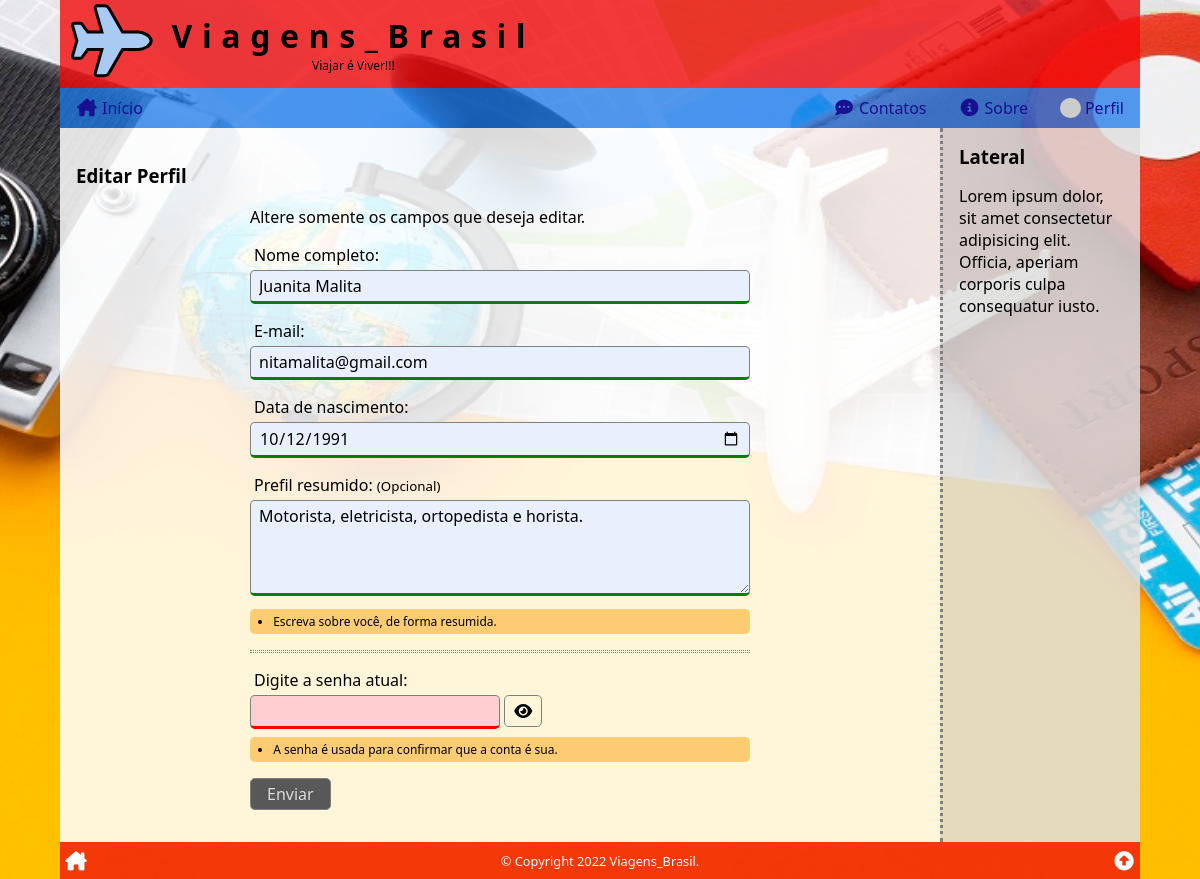
The page /user/edit/index.php (signed in) on the database its author committed.
### tables this page shows
CREATE TABLE users (
    user_id INT PRIMARY KEY AUTO_INCREMENT,
    user_name VARCHAR(255),
    user_email VARCHAR(255),
    user_birth DATE,
    user_photo VARCHAR(255),
    user_date TIMESTAMP DEFAULT CURRENT_TIMESTAMP,
    user_profile TEXT,
    user_password VARCHAR(255),
    user_type ENUM('user', 'author', 'admin') DEFAULT 'user',
    user_status ENUM('on', 'off', 'deleted') DEFAULT 'on'
);

### _config.php (called while the page is built, shortened)
<?php
if (isset($_COOKIE['user']))
    $user = unserialize($_COOKIE['user']);
else
    $user = false;

### user/edit/index.php (the view, shortened to what this page needs)
<?php
require($_SERVER['DOCUMENT_ROOT'] . '/_config.php');
$id = $name = $email = $birth = $profile = $password = $error = '';
$feedback = false;
if ($_SERVER["REQUEST_METHOD"] == "POST") :
    $name = trim(htmlspecialchars($_POST['name']));
    if (strlen($name) < 3)
        $error .= '<li>Seu nome está muito curto;</li>';
    $email = trim(filter_var($_POST['email'], FILTER_SANITIZE_EMAIL));
    if (!filter_var($email, FILTER_VALIDATE_EMAIL)) :
        $error .= '<li>Seu e-mail está inválido;</li>';
    else :
        if ($email !== $user['user_email']) :
            $res = $conn->query("SELECT user_id FROM users WHERE user_email = '{$email}';");
            if ($res->num_rows != 0)
                $error .= '<li>Este e-mail já está em uso;</li>';
        endif;
    endif;
    $birth = trim(htmlspecialchars($_POST['birth']));
    if ($birth > date('Y-m-d', time() - 284018400))
        $error .= '<li>Você deve ter mais de 9 anos;</li>';
    $profile = trim(htmlspecialchars($_POST['profile']));
    $password = trim(htmlspecialchars($_POST['password']));
    if (!preg_match('/(?=.*[0-9])(?=.*[a-z])(?=.*[A-Z])(?=\S+$).{7,32}/', $password)) :
        $error .= '<li>A senha está fora do padrão;</li>';
    else :
        $sql = <<<SQL
SELECT user_id FROM users
WHERE user_id = '{$user['user_id']}'
    AND user_password = SHA1('{$password}');
SQL;
        $res = $conn->query($sql);
        if ($res->num_rows != 1)
            $error .= '<li>A senha não confere;</li>';
    endif;
    if ($error === '') :
        $sql = <<<SQL
UPDATE `users` SET
	user_name = '{$name}',
	user_email = '{$email}',
	user_birth = '{$birth}',
	user_profile = '{$profile}'
WHERE user_id = '{$user['user_id']}'
    AND user_password = SHA1('{$password}')
    AND user_status = 'on';
SQL;
        $res = $conn->query($sql);
        $sql = <<<SQL
SELECT *,
    DATE_FORMAT(user_birth, '%d/%m/%Y') AS birth_br
FROM `users`
WHERE user_email = '{$email}'
    AND user_status = 'on';
SQL;
        $res = $conn->query($sql);
        $user_data = $res->fetch_assoc();
        unset($user_data['user_password']);
        $user_data['expires'] = $user['expires'];
        setcookie(
            'user',
            serialize($user_data),
            $user['expires'],
            '/'
        );
        $feedback = true;
    else :
        $error = '<h3>Oooops! Ocorreram erros:</h3><ul>' . $error . '</ul>';
    endif;
else :
    $sql = <<<SQL
SELECT `user_id`, `user_name`, `user_email`, `user_birth`, `user_profile` FROM `users`
WHERE `user_id` = '{$user['user_id']}'
	AND `user_status` = 'on';
SQL;
    $res = $conn->query($sql);
    $user_data = $res->fetch_assoc();
    $name = $user_data['user_name'];
    $email = $user_data['user_email'];
    $birth = $user_data['user_birth'];
    $profile = $user_data['user_profile'];
endif;
require($_SERVER['DOCUMENT_ROOT'] . '/_header.php');
?>
<section>
    <h3>Editar Perfil</h3>
    <?php
    if ($feedback) :
    ?>
        <div class="block-center">
            <h3>Oba!</h3>
            <p>Seu cadastro foi atualizado com sucesso!</p>
            <hr class="divider">
            <div class="user-links">
                <a href="/user/profile/">
                    <i class="fa-solid fa-address-card fa-fw"></i>
                    Ver Perfil
                </a>
                <a href="/">
                    <i class="fa-solid fa-house-chimney fa-fw"></i>
                    Página inicial
                </a>
            </div>
        </div>
        <script>
            // JavaScript que bloqueia reenvio do form caso a página seja recarregada.
            if (window.history.replaceState) {
                window.history.replaceState(null, null, window.location.href);
            }
        </script>
    <?php else : ?>
        <form method="post" action="<?php echo htmlspecialchars($_SERVER["PHP_SELF"]); ?>" name="edituser">
            <p>Altere somente os campos que deseja editar.</p>
            <p>
                <label for="name">Nome completo:</label>
                <input type="text" name="name" id="name" required minlength="3" class="valid" autocomplete="off" value="<?php echo $name ?>">
            </p>
            <p>
                <label for="email">E-mail:</label>
                <input type="text" name="email" id="email" required class="valid" autocomplete="off" value="<?php echo $email ?>">
            </p>
            <p>
                <label for="birth">Data de nascimento:</label>
                <input type="date" name="birth" id="birth" required class="valid" autocomplete="off" value="<?php echo $birth ?>">
            </p>
            <p>
                <label for="profile">Prefil resumido: <small>(Opcional)</small></label>
                <textarea name="profile" id="profile" class="valid" autocomplete="off"><?php echo $profile ?></textarea>
            <div class="form-help">
                <ul>
                    <li>Escreva sobre você, de forma resumida.</li>
                </ul>
            </div>
            </p>
            <hr class="divider">
            <p>
                <label for="password">Digite a senha atual:</label>
                <input type="password" name="password" id="password" required pattern="^(?=.*[0-9])(?=.*[a-z])(?=.*[A-Z])(?=\S+$).{7,32}$" class="valid password" autocomplete="off">
                <button type="button" id="passToggle" data-field="password"><i class="fa-solid fa-eye fa-fw"></i></button>
            <div class="form-help">
                <ul>
                    <li>A senha é usada para confirmar que a conta é sua.</li>
                </ul>
            </div>
            </p>
            <p>
                <button type="submit">Enviar</button>
            </p>
        </form>
    <?php endif; ?>
</section>
<aside>
    <h3>Lateral</h3>
    <p>Lorem ipsum dolor, sit amet consectetur adipisicing elit. Officia, aperiam corporis culpa consequatur iusto.</p>
</aside>
<?php
require($_SERVER['DOCUMENT_ROOT'] . '/_footer.php');

### user/edit/style.css (style rules this page uses)
form[name="edituser"] { display: block; width: 100%; max-width: 500px; margin: auto; }

### style.css (style rules this page uses)
* { box-sizing: border-box; outline: none; transition: .2s; }
html, body { position: relative; width: 100%; height: 100%; padding: 0; margin: 0; font-family: 'Segoe UI', Tahoma, Geneva, Verdana, sans-serif; font-size: 16px; }
header, nav, section, article, main, aside, footer { display: block; }
body { background-color: rgb(170, 170, 170); background-attachment: fixed; background-image: url('/img/viagens08.jpg'); background-position: center; background-repeat: no-repeat; background-size: cover; }
.wrap>main>section, .wrap>main>aside { padding: 1rem; }
.wrap>main>section { flex-grow: 1; background-color: rgba(255, 255, 255, .85); }
.wrap>main>aside { border-top: 3px dotted grey; background: rgba(224, 224, 224, .85); }
.wrap>main>section>h2:first-child, .wrap>main>aside>h3:first-child { margin: 0; }
hr.divider { border: none; border-top: 1px dotted grey; border-bottom: 1px dotted grey; height: 3px; margin: 1rem 0; }
form label { display: block; margin-bottom: .25rem; margin-left: .25rem; }
form input, form textarea, form button, form button[onclick] { font-family: inherit; font-size: inherit; padding: .25rem .5rem; border: 1px solid grey; border-radius: .3rem; }
form input, form textarea { width: 100%; }
form textarea { height: 6rem; resize: vertical; }
form button, form button[onclick] { background: steelblue; color: white; cursor: pointer; padding-left: 1rem; padding-right: 1rem; }
form input:invalid, form textarea:invalid { background: rgb(255, 207, 207); border-bottom: 3px solid red; }
form input:valid, form textarea:valid { background: rgb(232, 240, 254); border-bottom: 3px solid green; }
form:invalid button { background: rgb(88, 88, 88); color: rgb(219, 219, 219); cursor: not-allowed; }
form input.password { max-width: 50%; }
form button[id="passToggle"], form button[id="newPassToggle"] { padding-left: .5rem; padding-right: .5rem; background: transparent; color: inherit; cursor: pointer; }
@media (min-width: 768px) { .wrap>main>aside { border-top: none; border-left: 3px dotted grey; flex: 0 0 200px; } }

### user/new/style.css (style rules this page uses)
.form-help { font-size: .75rem; background: rgb(252, 204, 114); border-radius: .3rem; padding: .25rem; margin-top: -.5rem; }
.form-help ul { margin: 0; padding-left: 1.2rem; }

### rows shown on the page
users: name "Juanita Malita", email "nitamalita@gmail.com", birth "10/12/1991", profile "Motorista, eletricista, ortopedista e horista."
